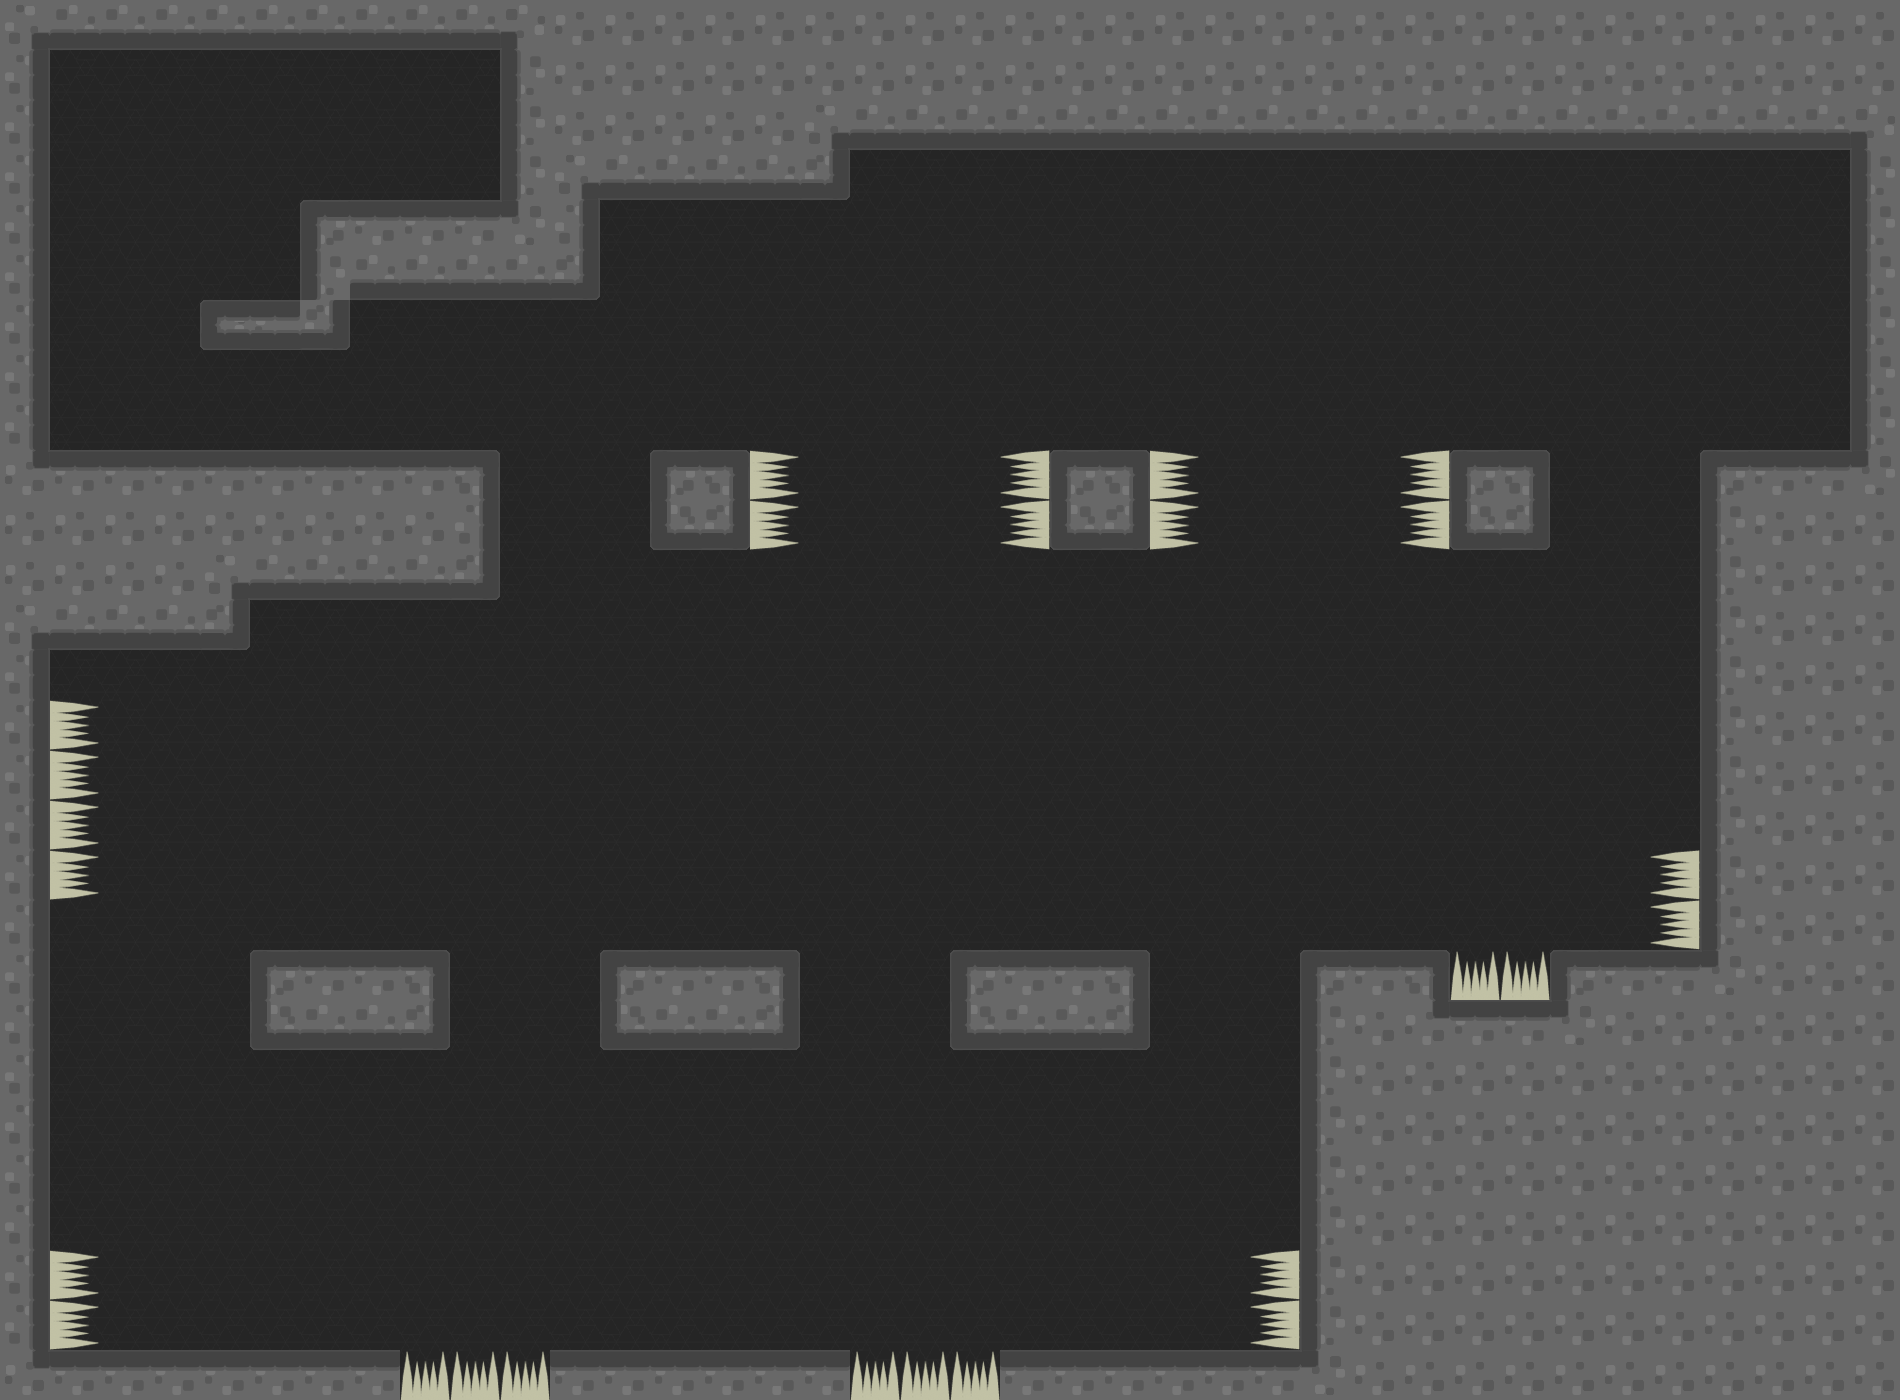

Below is a game level as drawn by its tile map, then a one-line description and the .tmx that defines it (tile-layer data replaced by summaries):
An orthogonal 38x28 tile map with 50x50 px tiles, 3 tile layers (bg, Platform, Spikes), 3 tilesets and 3 objects (SpawnPoint, Exit, Gear).

<map version="1.0" orientation="orthogonal" width="38" height="28" tilewidth="50" tileheight="50">
 <tileset firstgid="1" name="eli_tileset" tilewidth="50" tileheight="50">
  <image source="Tiled/eli_tileset.png" width="200" height="200" />
 </tileset>
 <tileset firstgid="17" name="spikes" tilewidth="50" tileheight="50">
  <image source="Tiled/spikes.png" width="100" height="100" />
 </tileset>
 <tileset firstgid="21" name="bg" tilewidth="50" tileheight="50">
  <image source="Tiled/bg.png" width="50" height="50" />
 </tileset>
 <layer name="bg" width="38" height="28">
  <data>[1064 cells, 1064 non-empty, 1 distinct tile ids]</data>
 </layer>
 <layer name="Platform" width="38" height="28">
  <data>[1064 cells, 381 non-empty, 15 distinct tile ids]</data>
 </layer>
 <objectgroup name="Objects" width="38" height="28">
  <object name="SpawnPoint" x="182" y="1279" width="48" height="18" />
  <object name="Exit" x="402" y="105" width="46" height="19" />
  <object name="Gear" x="1810" y="411" />
 </objectgroup>
 <layer name="Spikes" width="38" height="28">
  <data>[1064 cells, 26 non-empty, 3 distinct tile ids]</data>
 </layer>
</map>
